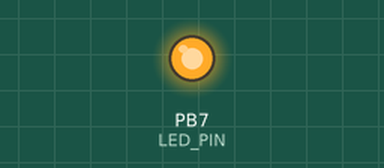
Recording of a program running on a simulated ATmega2560, built with avr-gcc and emulated at 16 MHz. On the bench: output pins drawn as LEDs (lit = HIGH).

Above: at 0.9 s.
At 6.9 s:
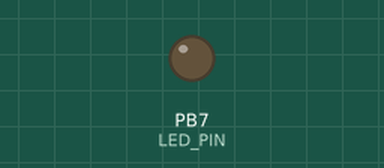
Timing chart, 0 to 9.2 s (numbered marks = the images above):
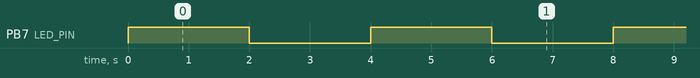

The program:

main.c
```c
#include <avr/io.h>
#include <util/delay.h>

#define LED_PIN        PB7
#define BLINK_INTERVAL 2000

void delay_ms(uint16_t ms);
void setup();
void loop();

int main(void)
{
    setup();
    while (1) {
	loop();
    }
    return 0;
}

void setup()
{
    DDRB |= (1 << LED_PIN);
}

void loop()
{
    PORTB ^= (1 << LED_PIN);
    delay_ms(BLINK_INTERVAL);
}

void delay_ms(uint16_t ms)
{
    while (--ms > 0) {
        _delay_ms(1);
    }
}
```

Measured:
- by itself, PB7 (LED_PIN): alternates HIGH for 2.0 s and LOW for 2.0 s
